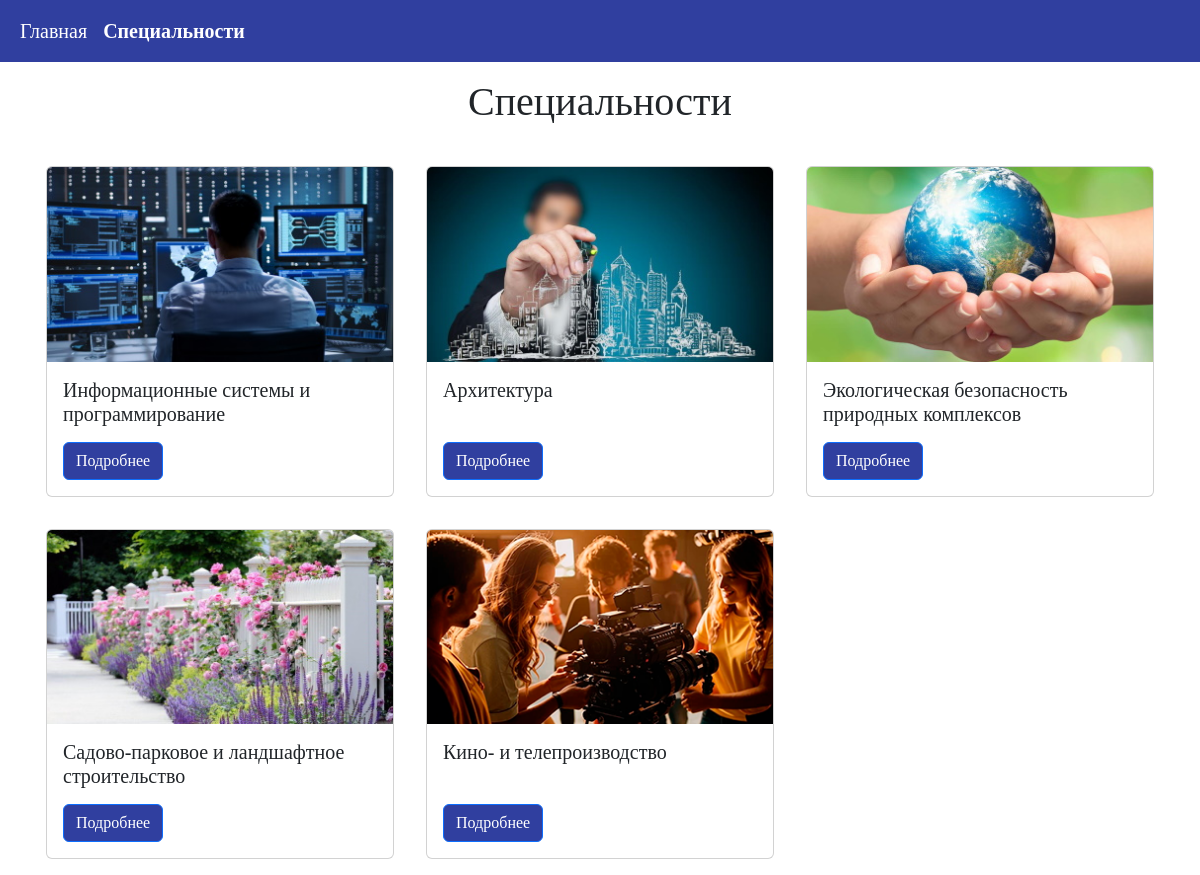
Page /specialities on the committed database.
### main/models.py (models this page shows, shortened)
class Specialty(models.Model):
    title = models.CharField('Название', max_length=100)
    code = models.CharField('Код', max_length=20)
    qualification = models.CharField('Квалификация', max_length=100)
    description = models.TextField('Описание')
    form_of_education = models.CharField('Форма обучения', max_length=20)
    education_level = models.CharField('Уровень образования', max_length=20)
    period_of_study = models.CharField('Срок обучения', max_length=20)
    image_main = models.ImageField('Главная картинка', blank=True, null=True, upload_to='images')
    image_description = models.ImageField('Картинка в описании', blank=True, null=True, upload_to='images')
    class Meta:
        verbose_name = 'Специальность'
        verbose_name_plural = 'Специальности'

### main/views.py (the view)
# urls.py: path('specialities', views.specialities, name='specialities'),
def specialities(request):
    specialities = Specialty.objects.all()
    return render(request, 'main/specialties.html', {'title': 'Специальности', 'specialities': specialities})

### main/templates/main/specialties.html (shortened to what this page needs)
{% extends 'main/layout.html' %}
{% block content %}
<div class="row justify-content-center p-3">
    <div class="col-md-auto">
        <h1>Специальности</h1>
    </div>
</div>
<div class="row">
    {% for spec in specialities %}
    <div class="col-sm-4 p-3">
        <div class="card h-100">
            <img src="{{ spec.image_main.url }}" class="card-img-top" alt="...">
            <div class="card-body d-flex align-items-start flex-column">
                <h5 class="card-title mb-auto">{{ spec.title }}</h5>
                <a href="{% url 'specialty-detail' spec.id %}" class="btn btn-primary bg-main-ppk mt-3">Подробнее</a>
            </div>
        </div>
    </div>
    {% endfor %}
</div>
{% endblock %}

### main/templates/main/layout.html (shortened to what this page needs)
{% load static %}
<!doctype html>
<html lang="ru">
<head>
    <link href="https://cdn.jsdelivr.net/npm/bootstrap@5.3.0/dist/css/bootstrap.min.css" rel="stylesheet"
>
    <link type="text/css" href="{% static 'main/css/style.css' %}" rel="stylesheet"/>
    <link type="text/css" href="{% static 'main/css/ppk_style.css' %}" rel="stylesheet"/>
</head>
<body>
<nav class="navbar navbar-expand-lg bg-main-ppk">
    <div class="container-fluid">
        <div class="collapse navbar-collapse" id="navbarSupportedContent">
            <ul class="navbar-nav me-auto mb-2 mb-lg-0 ">
                <li class="nav-item">
                    <a class="nav-link text-white fs-5 {% if request.resolver_match.url_name == 'home' %}fw-bold{% endif %}"
                       aria-current="page" href="{% url 'home' %}">Главная</a>
                </li>
                <li class="nav-item">
                    <a class="nav-link text-white fs-5 {% if request.resolver_match.url_name == 'specialities' %}fw-bold{% endif %}"
                       href="{% url 'specialities' %}">Специальности</a>
                </li>
            </ul>
        </div>
    </div>
</nav>
<div class="container">
    {% block content %}{% endblock %}
</div>
</body>
</html>

### main/static/main/css/style.css (style rules this page uses)
body { font-family: ukAntique }

### main/static/main/css/ppk_style.css (style rules this page uses)
.bg-main-ppk { background-color: #303f9f }

### rows in the picture
Specialty: image_main (picture), title "Информационные системы и программирование"
Specialty: image_main (picture), title "Архитектура"
Specialty: image_main (picture), title "Экологическая безопасность природных комплексов"
Specialty: image_main (picture), title "Садово-парковое и ландшафтное строительство"
Specialty: image_main (picture), title "Кино- и телепроизводство"
